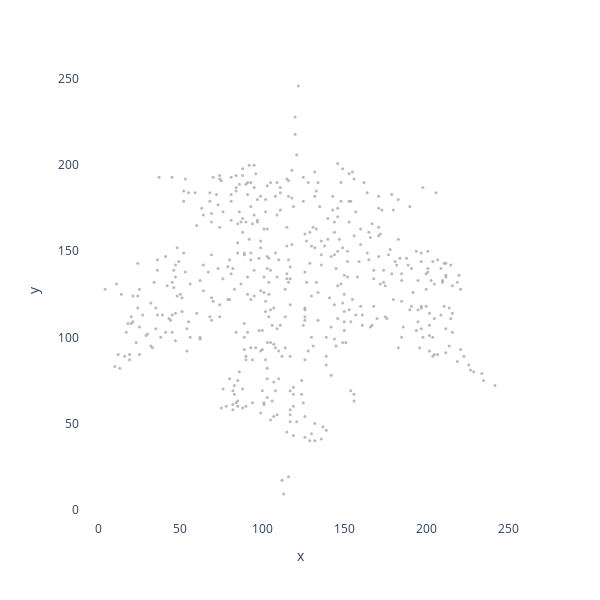

Write notebook code for a chart like this one.
### Markdown cell above
# Seeing the Scatter Plot

### Code cell
fig = px.scatter(df, x="x", y="y", width=600, height=600)

fig.update_layout(
    plot_bgcolor='white',
    paper_bgcolor='white',
    xaxis=dict(showgrid=False, visible=True),
    yaxis=dict(showgrid=False, visible=True),
)

fig.update_traces(marker=dict(size=3, color='darkgrey', opacity=0.8))

fig.show()

### Figure 1 — Plotly figure (JSON) as saved in the notebook; plotly's stock layout.template omitted (floating-point values rounded to 4 significant figures; data arrays with more than 128 entries replaced by an {"elided": "..."} marker saying what was removed)
{"data": [{"hovertemplate": "x=%{x}<br>y=%{y}<extra></extra>", "legendgroup": "", "marker": {"color": "darkgrey", "opacity": 0.8, "size": 3, "symbol": "circle"}, "mode": "markers", "name": "", "orientation": "v", "showlegend": false, "type": "scatter", "x": {"elided": "500 int values"}, "xaxis": "x", "y": {"elided": "500 int values"}, "yaxis": "y"}], "layout": {"height": 600, "legend": {"tracegroupgap": 0}, "margin": {"t": 60}, "paper_bgcolor": "white", "plot_bgcolor": "white", "width": 600, "xaxis": {"anchor": "y", "domain": [0, 1], "showgrid": false, "title": {"text": "x"}, "visible": true}, "yaxis": {"anchor": "x", "domain": [0, 1], "showgrid": false, "title": {"text": "y"}, "visible": true}}}
